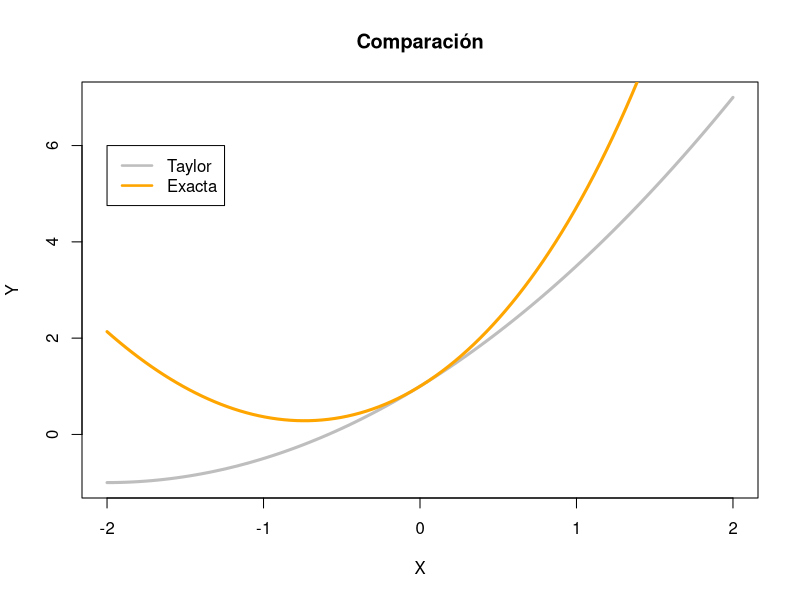

Source code (R):
#install.packages("pracma")
options(digits=8)
library(pracma)
exact <- function(x)
{
  return(exp(x)*(((x^2)*exp(-x))+(x*exp(-x))+1))
}
f <- function(x,y) 
{
  return((2*x)-((x^3)/3)+((x^2)/2)+1)
}
pT = taylor(f, 0, n = 2)
print("Valores con aproximacion de Taylor: ")
x <- seq(0, 1, length.out=5)
print(data.frame(X = x, Y = polyval(pT,x)))

x <- seq(-2, 2, length.out=100)
pTa <- polyval(pT, x)
plot(x, pTa, type = "l", col = "gray",main="Comparación",xlab="X",ylab="Y", lwd = 3)
lines(x, exact(x), col = "orange" ,lwd = 3)
legend(-2,6,c('Taylor','Exacta'),lty=c(1,1),lwd=c(2.5,2.5),col=c('gray','orange'))
cat("\n")
print("con h= 0.1:")
cat("valor real       valor con taylor     error\n")
cat(exact(0.1),"      ",polyval(pT,0.1),"             ",(exact(0.1)-polyval(pT,0.1))/exact(0.1))
